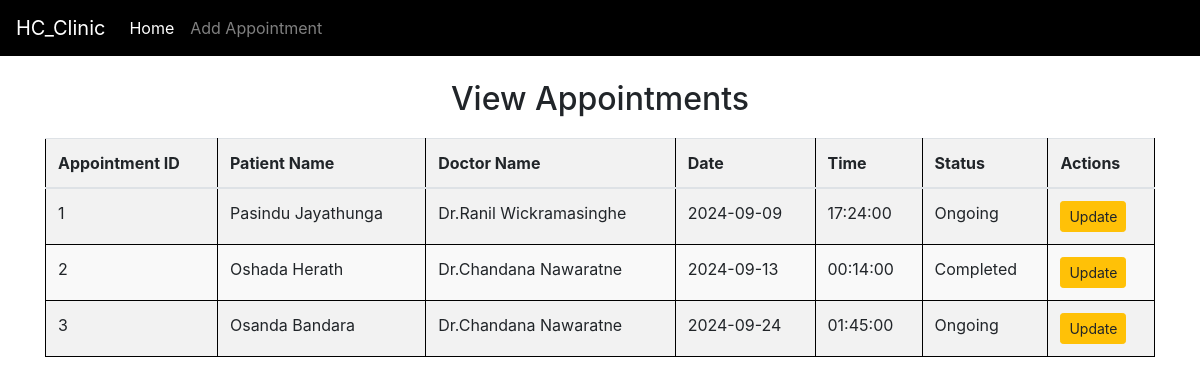
/appointment.php, run on the app's committed database.
### tables this page shows
CREATE TABLE `appointments` (
  `app_id` int(11) NOT NULL AUTO_INCREMENT,
  `patient_name` varchar(100) NOT NULL,
  `doc_name` varchar(50) NOT NULL,
  `date` date NOT NULL,
  `time` time NOT NULL,
  `status` enum('Ongoing','Completed') NOT NULL DEFAULT 'Ongoing',
  PRIMARY KEY (`app_id`)
);

### appointment.php (the view, shortened to what this page needs)
<!doctype html>
<html lang="en">
  <head>
    <link rel="stylesheet" href="https://stackpath.bootstrapcdn.com/bootstrap/4.3.1/css/bootstrap.min.css">
  </head>
  <body>
    <nav class="navbar navbar-expand-sm navbar-dark" style="background-color: black;">
        <a class="navbar-brand" href="receptionisthome.php">HC_Clinic</a>
        <div class="collapse navbar-collapse" id="collapsibleNavId">
            <ul class="navbar-nav mr-auto mt-2 mt-lg-0">
                <li class="nav-item active">
                    <a class="nav-link" href="receptionisthome.php">Home</a>
                </li>
                <li class="nav-item">
                    <a class="nav-link" href="addappointment.php">Add Appointment</a>
                </li>
            </ul>
        </div>
    </nav>
    <div class="container mt-4">
        <h2 class="text-center">View Appointments</h2>
        <table class="table table-striped">
            <thead>
                <tr>
                    <th>Appointment ID</th>
                    <th>Patient Name</th>
                    <th>Doctor Name</th>
                    <th>Date</th>
                    <th>Time</th>
                    <th>Status</th>
                    <th>Actions</th>
                </tr>
            </thead>
            <tbody>
            <?php
            include 'connect.php';
            $sql = "SELECT app_id, patient_name, doc_name, date, time, status FROM appointments";
            $result = mysqli_query($conn, $sql);
            if (mysqli_num_rows($result) > 0) {
                while ($row = mysqli_fetch_assoc($result)) {
                    $app_id = $row['app_id'];
                    $patient_name = $row['patient_name'];
                    $doc_name = $row['doc_name'];
                    $date = $row['date'];
                    $time = $row['time'];
                    $status = $row['status'];
                    echo '
                    <tr>
                        <td>' . $app_id . '</td>
                        <td>' . $patient_name . '</td>
                        <td>' . $doc_name . '</td>
                        <td>' . $date . '</td>
                        <td>' . $time . '</td>
                        <td>' . $status . '</td>
                        <td>
                            <a href="r_update.php?app_id=' . $app_id . '" class="btn btn-warning btn-sm">Update</a>
                        </td>
                    </tr>';
                }
            } else {
                echo '<tr><td colspan="7" class="text-center">No appointments found</td></tr>';
            }
            ?>
            </tbody>
        </table>
    </div>
  </body>
</html>

### appointment.php (style rules this page uses)
table { width: 100%; border-collapse: collapse; margin-top: 20px; }
th, td { border: 1px solid black; padding: 8px; text-align: left; }
th { background-color: #f2f2f2; }
tr:nth-child(even) { background-color: #f9f9f9; }

### data on the page
appointments: app_id "1", patient_name "Pasindu Jayathunga", doc_name "Dr.Ranil Wickramasinghe", date "2024-09-09", time "17:24:00", status "Ongoing"
appointments: app_id "2", patient_name "Oshada Herath", doc_name "Dr.Chandana Nawaratne", date "2024-09-13", time "00:14:00", status "Completed"
appointments: app_id "3", patient_name "Osanda Bandara", doc_name "Dr.Chandana Nawaratne", date "2024-09-24", time "01:45:00", status "Ongoing"
